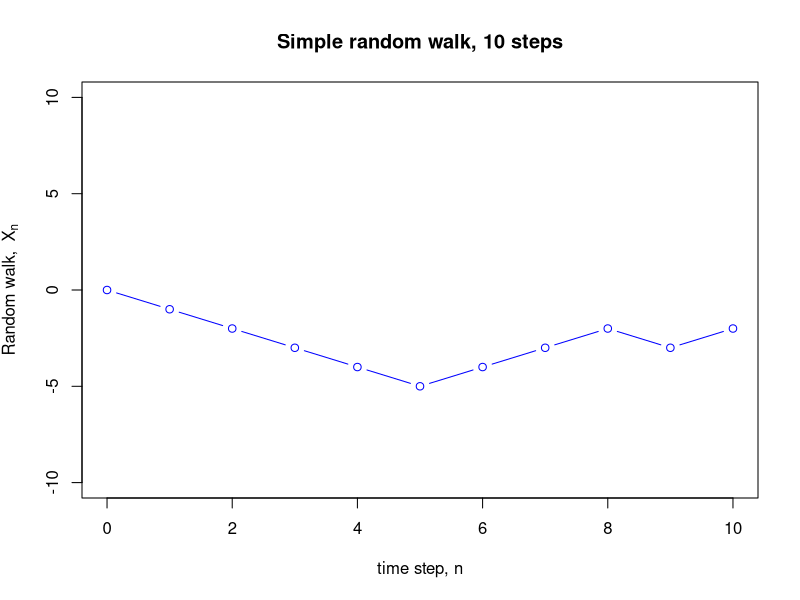
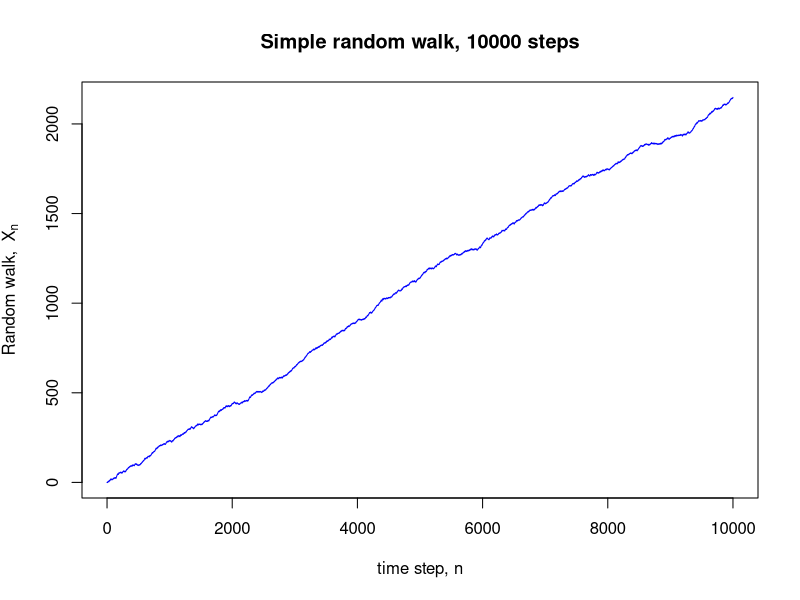
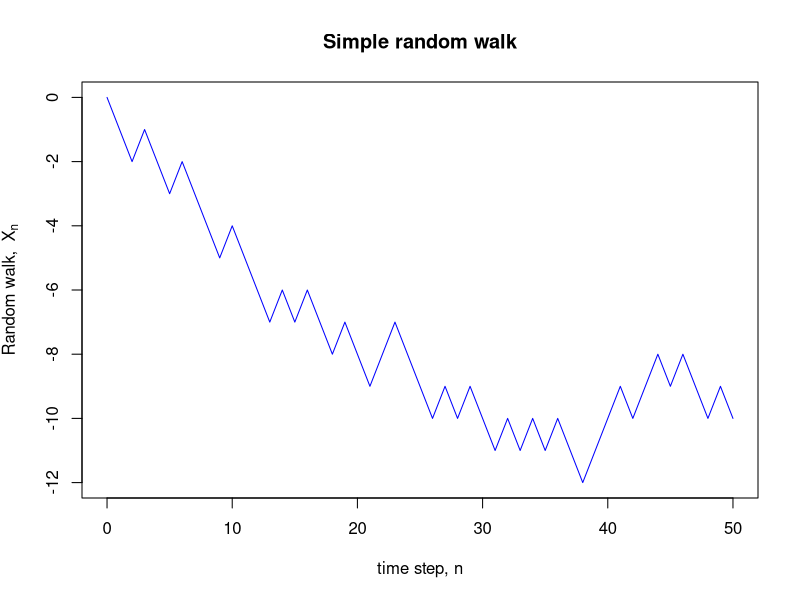

Reproduce these figures in R, in order.
## ---- chunk 1
p <- 0.6
N <- 10
Z <- rbinom(N, 1, p)
Z <- 2 * Z - 1
## ---- chunk 2
X <- cumsum(Z)
X
## ---- chunk 3
c(0, X)
## ---- chunk 4
plot(0:N, c(0, X),
     type = "b", col = "blue",
     xlab = "time step, n",
     ylim = c(-N, N), ylab = bquote("Random walk, " ~ X[n]),  # This gives X_n with a subscript
     main = "Simple random walk, 10 steps")
## ---- chunk 5
N <- 10000
Z <- rbinom(N, 1, p)
Z <- 2 * Z - 1
X <- cumsum(Z)
plot(0:N, c(0, X),
     type = "l", col = "blue",
     xlab = "time step, n", 
     ylab = bquote("Random walk, " ~ X[n]),
     main = "Simple random walk, 10000 steps")
## ---- chunk 6
rpm <- function(N, p) {
  Z <- rbinom(N, 1, p)
  2 * Z - 1
}
## ---- chunk 7
RandomWalk <- function(N, p) {
  Z <- rpm(N,  p)
  cumsum(Z)
}
## ---- chunk 8
PlotRandomWalk <- function(X) {
  plot(0:length(X), c(0, X),
       type = "l", col = "blue",
       xlab = "time step, n", 
       ylab = bquote("Random walk, " ~ X[n]),
       main = "Simple random walk")
}
## ---- chunk 9
X <- RandomWalk(50, 0.3)
PlotRandomWalk(X)
## ---- chunk 10
N <- 100
trials <- 10000
samples <- replicate(trials, RandomWalk(N, p)[N])
mean(samples)
## ---- chunk 11
GamblersRuin <- function(p, a, m) {
  Money <- a  # Alice starts with £a
    
  while (Money > 0 && Money < m) {  # until the game finishes...
    Money <- Money + rpm(1, p)      # ...play another round
  }
    
  ifelse(Money == 0, 1, 0) # outputs 1 if Alice ruins; outputs 0 if Bob ruins
}


p <- 0.4
a <- 2
m <- 5

trials <- 10000
GRsamples <- replicate(trials, GamblersRuin(p, a, m))
mean(GRsamples)  # estimated ruin probability
## ---- chunk 12
TrueRuinProb <- function(p, a, m) {
  rho <- (1 - p) / p
  (rho^a - rho^m) / (1 - rho^m)
}

TrueRuinProb(p, a, m)
